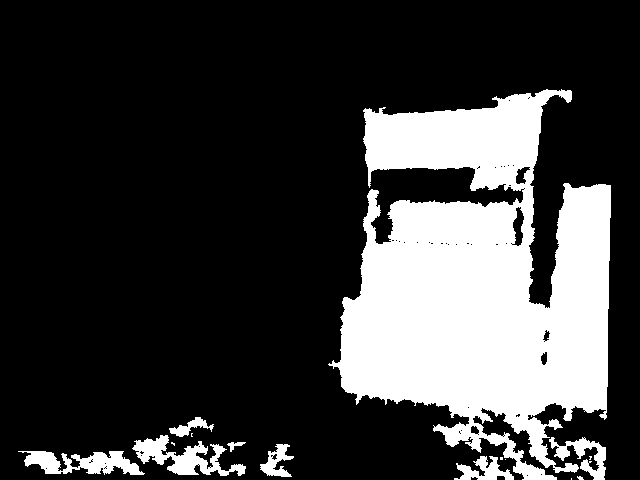
#> input picture Hopper1.bmp, 640 x 480 px, found by its file name
$ python Hopper.py   (Python 2 division)   (older library calls are emulated)
#> lines starting #> are read from the running program, lines starting #| are printed output that depends on the picture; after the words box and inside, x2 and y2 are one past the last pixel; in counts of white or black regions, pixels touching at a corner belong together
import numpy as np
import cv2
import time
import multiprocessing
import math


def getDistanceAngle(xCoordinate):
	CENTERX = 320
	angle = (xCoordinate - 320)/10
	return angle

def hopper():
	img = cv2.imread('./Hopper1.bmp') #image read
#> img is the input picture: shape (480, 640, 3); 23.5% white; 15 white regions (7 under 20 px), largest, box (x1, y1, x2, y2) and area: (328, 89, 611, 480) 65762, (132, 435, 246, 476) 1940, (18, 451, 145, 475) 1704
	depthMat = cv2.imread('./Hopper1.png', cv2.IMREAD_ANYDEPTH) #mat with all depth values associated for each pixel value
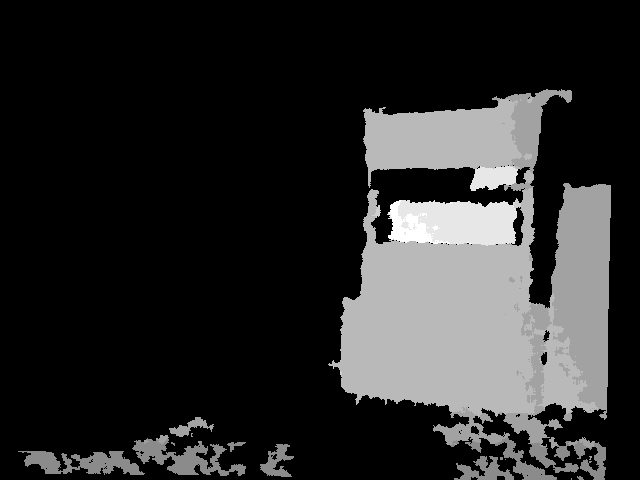
#> input picture Hopper1.png, 640 x 480 px, found by its file name
#> depthMat is the input picture: shape (480, 640) uint16; min 0, max 2967, mean 494.2
	start_time = time.time()
	kernel = np.ones((3,3))
	erosion = cv2.erode(img,kernel,iterations = 20) #increase if necessary
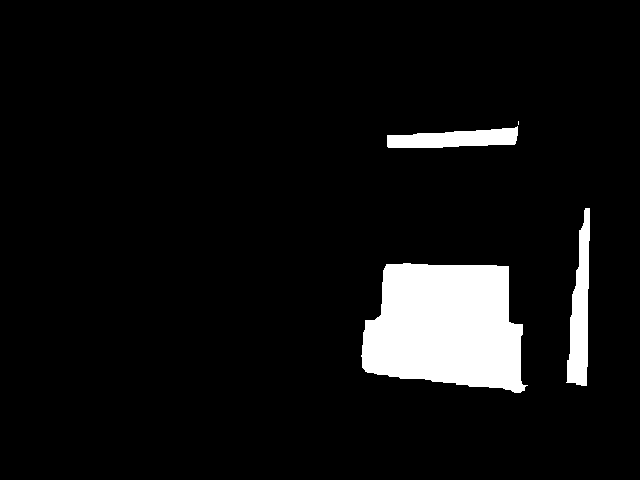
#> erosion: shape (480, 640, 3); 7% white; 4 white regions (1 under 20 px), largest, box (x1, y1, x2, y2) and area: (361, 263, 528, 393) 16894, (566, 208, 590, 386) 2527, (387, 126, 518, 148) 1956
	dilation = cv2.dilate(erosion,kernel,iterations = 8)
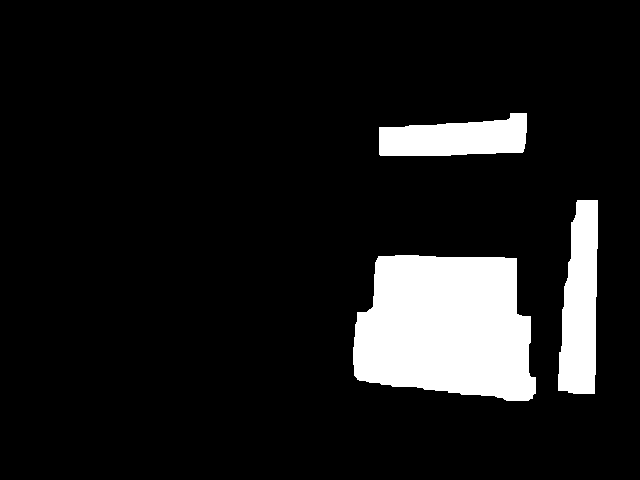
#> dilation: shape (480, 640, 3); 10.6% white; 3 white regions, box (x1, y1, x2, y2) and area: (353, 255, 536, 401) 21934, (558, 200, 598, 394) 6015, (379, 113, 527, 156) 4760
	edges = cv2.Canny(dilation,100,200) #edge detection after some noise filtering
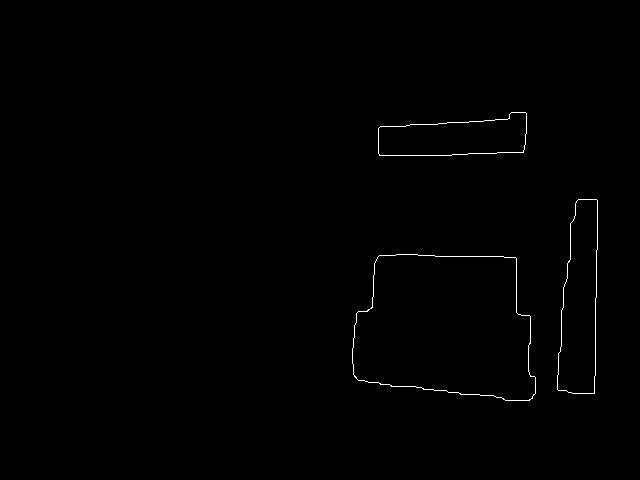
#> edges: shape (480, 640); 0.46% white in thin lines or dots, all inside (x1, y1, x2, y2) = (352, 112, 598, 401)

	#cv2 version returns 2 or 3 depending on version :/
	try:
		contours,_ = cv2.findContours(edges.copy(), cv2.RETR_LIST, cv2.CHAIN_APPROX_SIMPLE) #finds all contours
#> contours = 6 contours; box (x1, y1, x2, y2) and area: (352, 254, 536, 401) 21928, (352, 254, 536, 401) 21914, (557, 199, 598, 394) 5992, (557, 199, 598, 394) 5990, (378, 112, 527, 156) 4752, (378, 112, 527, 156) 4751
		contoursParent, _ = cv2.findContours(edges.copy(), cv2.RETR_EXTERNAL, cv2.CHAIN_APPROX_SIMPLE) #finds parent contours
#> contoursParent = 3 contours; box (x1, y1, x2, y2) and area: (352, 254, 536, 401) 21928, (557, 199, 598, 394) 5992, (378, 112, 527, 156) 4752
	except:
		_,contours,_ = cv2.findContours(edges.copy(), cv2.RETR_LIST, cv2.CHAIN_APPROX_SIMPLE) #finds all contours
		_,contoursParent, _ = cv2.findContours(edges.copy(), cv2.RETR_EXTERNAL, cv2.CHAIN_APPROX_SIMPLE) #finds parent contours


	#cv2.drawContours(img,contours,4,(0,255,0),3)
	xCenterValues = []; yCenterValues = []
	FINALCONTOURS = []

	for i in range(0, len(contoursParent)): #essentially only keeps the children contours
		for x in range(0, len(contours)):
			same = True
			try:
				if(len(contoursParent[i])==len(contours[x])):
					for check in range(0,len(contoursParent[i])):
						if(contoursParent[i][check][0][0]==contours[x][check][0][0] and contoursParent[i][check][0][1]==contours[x][check][0][1]):
							lolz = 0 #nothing lol
						else:
							same = False
				else:
					same = False
				break;
			except ValueError:
				print 'rip'

			if(same==True):
				contours.pop(x)
				x=x-1
#> this loop made 3 passes
#> after the loop, x = 0

	for c in contours: # compute the center of the contour
		M = cv2.moments(c)

		cX = 0
		cY = 0
		if(M["m00"]!=0):
			cX = int(M["m10"] / M["m00"])
			cY = int(M["m01"] / M["m00"])


		#try to find contour area of low goal and limit size of xCenterValues and yCenterValues, so that only that range will be viewed...
		width = len(edges[0])
		height = sum([len(arr) for arr in edges])/width


		if(cY>height/2):
			if cY in yCenterValues:
				lol = 0
			else:
				xCenterValues.append(cX)
				yCenterValues.append(cY)
				FINALCONTOURS.append(c)
#> this loop made 6 passes
#> (cX, cY, lol) on passes 2, 4: (445, 326, 0), (579, 303, 0)
#> (cX, cY) on passes 1, 3, 5, 6: (445, 326), (579, 303), (455, 137), (455, 137)
#> after the loop, FINALCONTOURS = 2 contours; box (x1, y1, x2, y2) and area: (352, 254, 536, 401) 21914, (557, 199, 598, 394) 5990; xCenterValues = [445, 579]; yCenterValues = [326, 303]


	for i in range(0,len(yCenterValues)):
		width = len(edges[0])
		height = sum([len(arr) for arr in edges])/width
		if(yCenterValues[i]>0 and yCenterValues[i]<400 and cv2.contourArea(FINALCONTOURS[i])>10000): #modify contour area later
			cv2.circle(img,(xCenterValues[i],yCenterValues[i]),10,(239,95,255),-1) #draw the circle where center is
			print ('X Center is: ' + str(xCenterValues[i])) #calculate the x value of the center...
			print ('Y Center is: ' + str(yCenterValues[i])) #calculate the y value of the center...
			print ('Contour Area is: ' + str(cv2.contourArea(FINALCONTOURS[i])))
			print ('Angle to goal: ' + str(getDistanceAngle(xCenterValues[i])))

			try:
				print ('Distance to Goal is: ' + str(depthMat[xCenterValues[i]][yCenterValues[i]]/25.4) + ' inches')
			except:
				try:
					print ('Distance to Goal is: ' + str(depthMat[yCenterValues[i]][xCenterValues[i]]/25.4) + ' inches') #inverted
				except:
					distance = 999999 #cannot get distance :/

			cv2.drawContours(img,FINALCONTOURS,i,(0,255,0),3) #draw the contour
#> this loop made 2 passes
#> (width, height, CENTERX in getDistanceAngle, angle in getDistanceAngle) on pass 1: (640, 480, 320, 12)
#> (width, height) on pass 2: (640, 480)
#| X Center is: 445
#| Y Center is: 326
#| Contour Area is: 21914.0
#| Angle to goal: 12
#| Distance to Goal is: 0.0 inches
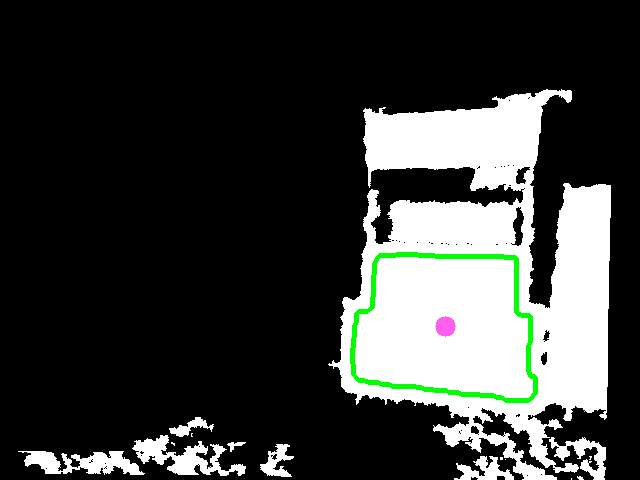
#> img: shape (480, 640, 3); 1.08% of pixels changed, all inside (x1, y1, x2, y2) = (350, 252, 538, 403)

	print("--- %s seconds ---" % (time.time() - start_time))

	cv2.imwrite('/Users/harshayugirase/Desktop/output.bmp', img)
	cv2.imwrite('/Users/harshayugirase/Desktop/cannyimage.bmp', edges)


hopper()
